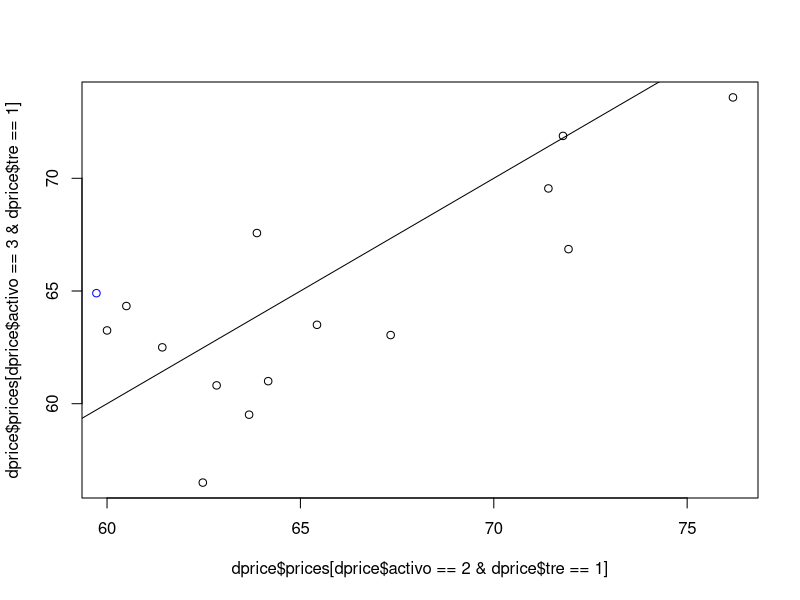
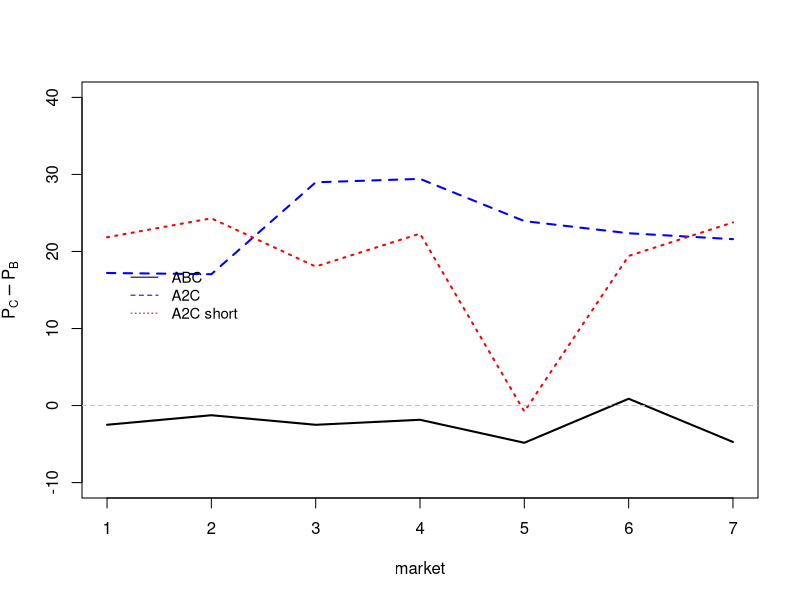
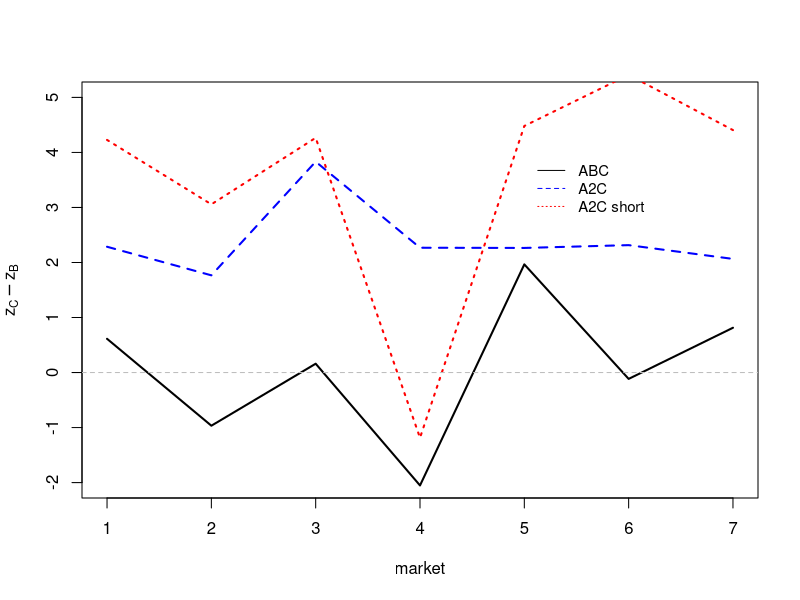
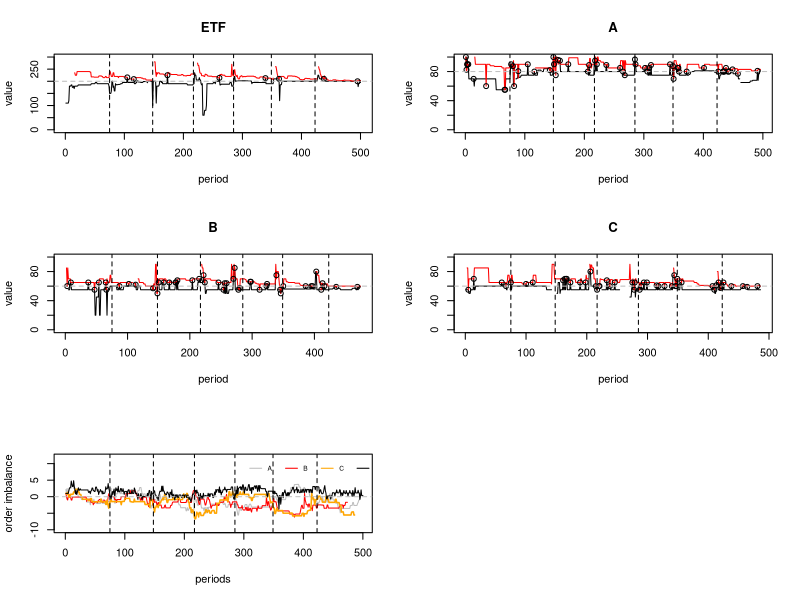
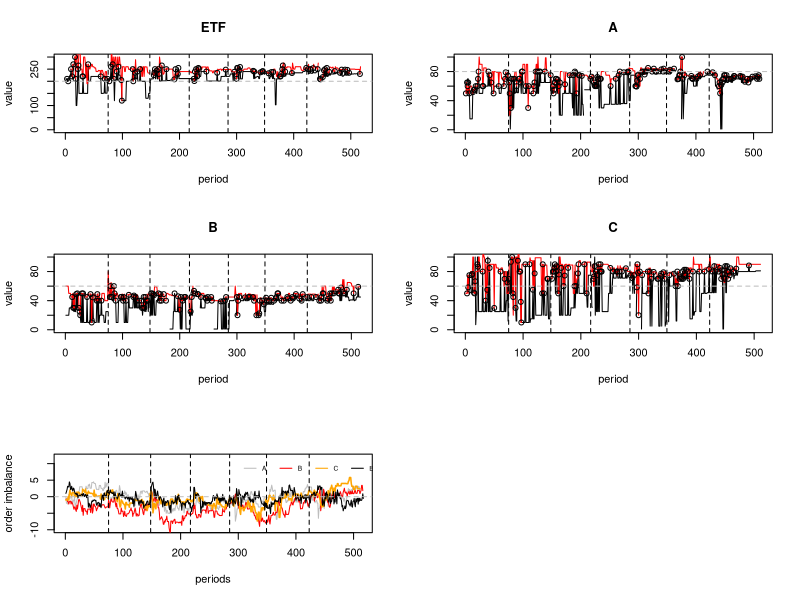
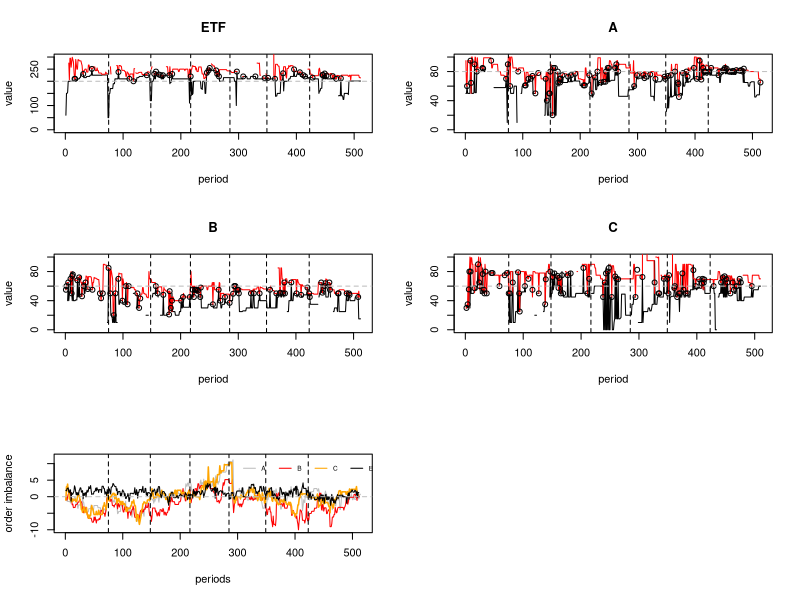
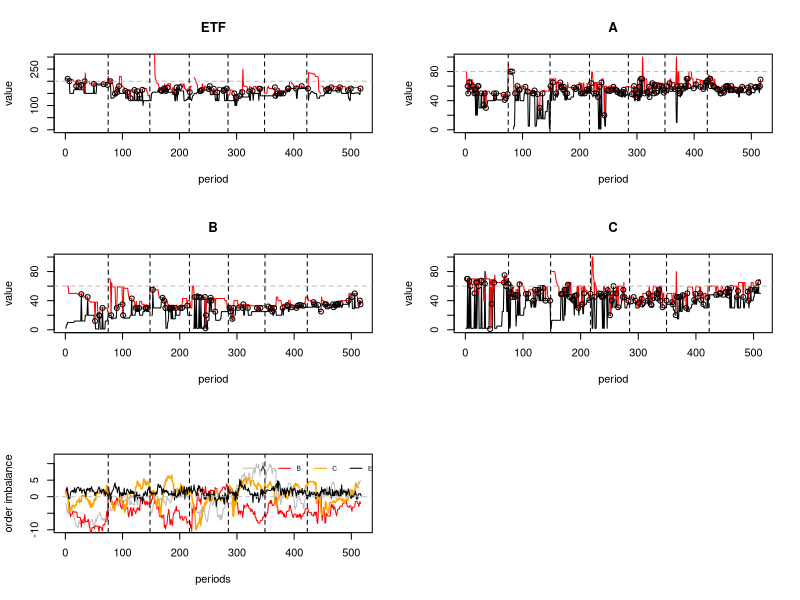
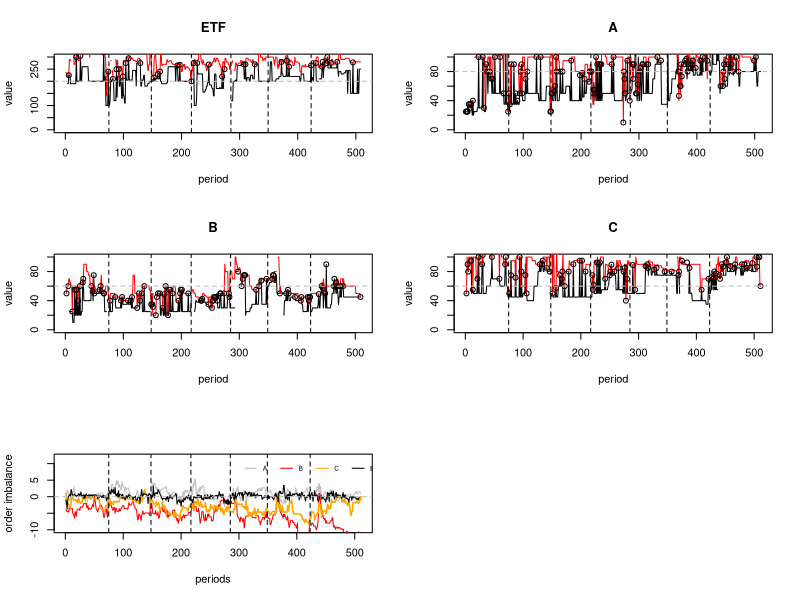

The R source for these figures, in order:
library(dplyr)
library(tidyverse)
library(xtable)
library(here)

d<-read.csv(here("detf.csv"),sep=",",header=T, stringsAsFactors = FALSE)

dprice<- d %>%
  group_by(sess, tre, r, activo)  %>%
  summarize(prices=  mean(precio,na.rm = T))

plot(dprice$prices[dprice$activo==2 & dprice$tre==1],dprice$prices[dprice$activo==3 & dprice$tre==1] )
abline(0,1)
points(dprice$prices[dprice$activo==2 & dprice$tre==2],dprice$prices[dprice$activo==3 & dprice$tre==2],col="blue")
points(dprice$prices[dprice$activo==2 & dprice$tre==3],dprice$prices[dprice$activo==3 & dprice$tre==3],col="red")

dprice2<- d %>%
  group_by(tre, r, activo)  %>%
  summarize(prices=  mean(precio,na.rm = T),
            ordenes= mean(z,na.rm = T)
  )

pdf("sum_prices.pdf")
plot(dprice2$r[dprice2$activo==2 & dprice2$tre==1],dprice2$prices[dprice2$activo==3 & dprice2$tre==1]-dprice2$prices[dprice2$activo==2 & dprice2$tre==1],type="l",ylim=c(-10,40),xlab="market",ylab=expression('P'[C] - 'P'[B]),lwd=2)
lines(dprice2$r[dprice2$activo==2 & dprice2$tre==2],dprice2$prices[dprice2$activo==3 & dprice2$tre==2]-dprice2$prices[dprice2$activo==2 & dprice2$tre==2],col="blue",lwd=2,lty=2)
lines(dprice2$r[dprice2$activo==2 & dprice2$tre==3],dprice2$prices[dprice2$activo==3 & dprice2$tre==3]-dprice2$prices[dprice2$activo==2 & dprice2$tre==3],col="red",lwd=2,lty=3)
abline(h=0,lty=2,col="gray")
legend(1.1,19,c("ABC","A2C","A2C short"),col=c("black", "blue","red"),lty=c(1,2,3),cex=.9,bty = "n")
dev.off()

pdf("sum_ordenes.pdf")
plot(dprice2$r[dprice2$activo==2 & dprice2$tre==1],dprice2$ordenes[dprice2$activo==3 & dprice2$tre==1]-dprice2$ordenes[dprice2$activo==2 & dprice2$tre==1],type="l",ylim=c(-2,5),xlab="market",ylab=expression('z'[C] - 'z'[B]),lwd=2)
lines(dprice2$r[dprice2$activo==2 & dprice2$tre==2],dprice2$ordenes[dprice2$activo==3 & dprice2$tre==2]-dprice2$ordenes[dprice2$activo==2 & dprice2$tre==2],col="blue",lwd=2,lty=2)
lines(dprice2$r[dprice2$activo==2 & dprice2$tre==3],dprice2$ordenes[dprice2$activo==3 & dprice2$tre==3]-dprice2$ordenes[dprice2$activo==2 & dprice2$tre==3],col="red",lwd=2,lty=3)
abline(h=0,lty=2,col="gray")
legend(5,4,c("ABC","A2C","A2C short"),col=c("black", "blue","red"),lty=c(1,2,3),cex=.9,bty = "n")
dev.off()

data<-d
numero<-3
breakdance<-data$dt*c(1:dim(data)[1])
breakdance<-breakdance[breakdance>0]
#5,6,7,9,

for(numero in seq(1:length(unique(data$sess)))){
  exa<-unique(data$sess)[numero]
  t<-max(data$tre[data$sess==exa])
  nombre<-paste(t,"_",exa,".png",sep="")
  
  png(nombre, width = 1000, height = 500)
  par(mfrow=c(3,2))
  plot(data$bb[data$activo==4 & data$sess==exa],type="l",ylim=c(0,300),ylab = "value",xlab="period",main="ETF")
  #points(data$z[data$activo==4 & data$sess==exa]*200/60+200,pch=2,cex=.1,col="blue")
  lines(data$bo[data$activo==4 & data$sess==exa],col="red")
  points(data$precio[data$activo==4 & data$sess==exa],pch=1,cex=1)
  abline(h=200,lty=2,col="gray")
  for(j in seq(breakdance)){
    abline(v=breakdance[j],lty=2)
  }
  
  plot(data$bb[data$activo==1 & data$sess==exa],type="l",ylim=c(0,100),ylab = "value",xlab="period",main=LETTERS[1])
  lines(data$bo[data$activo==1 & data$sess==exa],col="red")
  points(data$precio[data$activo==1 & data$sess==exa],pch=1,cex=1)
  abline(h=80,lty=2,col="gray")
  for(j in seq(breakdance)){
    abline(v=breakdance[j],lty=2)
  }
  
  plot(data$bb[data$activo==2 & data$sess==exa],type="l",ylim=c(0,100),ylab = "value",xlab="period",main=LETTERS[2])
  lines(data$bo[data$activo==2 & data$sess==exa],col="red")
  points(data$precio[data$activo==2 & data$sess==exa],pch=1,cex=1)
  abline(h=60,lty=2,col="gray")
  for(j in seq(breakdance)){
    abline(v=breakdance[j],lty=2)
  }
  
  plot(data$bb[data$activo==3 & data$sess==exa],type="l",ylim=c(0,100),ylab = "value",xlab="period",main=LETTERS[3])
  lines(data$bo[data$activo==3 & data$sess==exa],col="red")
  points(data$precio[data$activo==3 & data$sess==exa],pch=1,cex=1)
  abline(h=60,lty=2,col="gray")
  for(j in seq(breakdance)){
    abline(v=breakdance[j],lty=2)
  }
  
  
  plot(data$z[data$activo==1 & data$sess==exa],cex=1,col="gray",ylim=c(-10,12),type="l",ylab = "order imbalance",xlab="periods")
  lines(data$z[data$activo==2 & data$sess==exa],cex=1,col="red",type="l")
  lines(data$z[data$activo==3 & data$sess==exa],lwd=1.5,col="orange",type="l")
  lines(data$z[data$activo==4 & data$sess==exa],cex=1,col="black",type="l")
  abline(h=0,lty=2,col="gray")
  for(j in seq(breakdance)){
    abline(v=breakdance[j],lty=2)
    
  }
  legend(300,11,legend=c("A","B","C","ETF"),col=c("gray","red","orange","black"),cex=.6,bty="n",lty=1,horiz=TRUE,inset=.02)
  dev.off()
}  